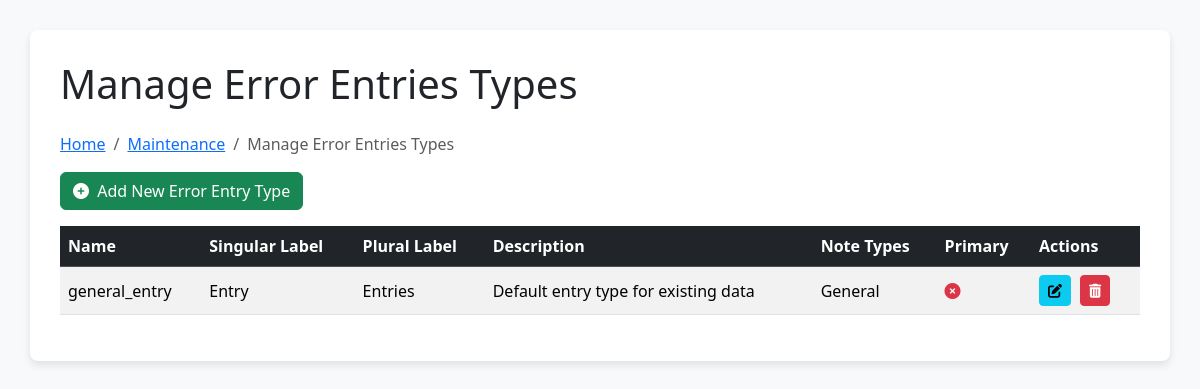
The page /manage_entry_types on the database its author committed.
### tables this page shows
CREATE TABLE EntryType (
            id INTEGER PRIMARY KEY AUTOINCREMENT,
            name TEXT UNIQUE NOT NULL,            -- Internal identifier (e.g., 'batch', 'ingredient')
            singular_label TEXT NOT NULL,         -- User-facing singular (e.g., 'Batch', 'Ingredient')
            plural_label TEXT NOT NULL,           -- User-facing plural (e.g., 'Batches', 'Ingredients')
            description TEXT,
            note_types TEXT DEFAULT 'General',    -- Comma-separated list of allowed note types for this EntryType
            is_primary BOOLEAN NOT NULL DEFAULT 0, -- This line is correct and should remain
            created_at TEXT DEFAULT CURRENT_TIMESTAMP
        );

### app/routes/maintenance_routes.py (the view)
@maintenance_bp.route('/manage_entry_types')
def manage_entry_types_page():
    from ..db import get_system_parameters
    params = get_system_parameters()
    conn = get_db()
    cursor = conn.cursor()
    cursor.execute("SELECT id, name, singular_label, plural_label, description, note_types, is_primary FROM EntryType ORDER BY singular_label")
    entry_types = cursor.fetchall()
    return render_template('manage_entry_types.html',
                           project_name=params.get('project_name'),
                           entry_types=[dict(row) for row in entry_types],
                           entry_singular_label=params.get('entry_singular_label'),
                           entry_plural_label=params.get('entry_plural_label'))

### app/db.py (called while the page is built)
def get_connection():
    db_path = current_app.config['DATABASE_PATH']
    try:
        conn = sqlite3.connect(db_path)
        conn.row_factory = sqlite3.Row # Return rows as dict-like objects
        logger.debug(f"Connected to database: {db_path}")
        return conn
    except sqlite3.Error as e:
        logger.error(f"Error connecting to database at {db_path}: {e}")
        raise

### app/routes/maintenance_routes.py (called while the page is built)
def get_db():
    if 'db' not in g:
        db_path = current_app.config['DATABASE_PATH']
        g.db = sqlite3.connect(db_path)
        g.db.row_factory = sqlite3.Row
    return g.db

### app/templates/manage_entry_types.html (shortened to what this page needs)
<!DOCTYPE html>
<html lang="en">
<head>
    <link href="https://cdn.jsdelivr.net/npm/bootstrap@5.3.3/dist/css/bootstrap.min.css" rel="stylesheet">
    <link rel="stylesheet" href="https://cdnjs.cloudflare.com/ajax/libs/font-awesome/6.0.0-beta3/css/all.min.css">
</head>
<body>
    <div class="container">
        <h1 class="mb-4">Manage {{ entry_plural_label }} Types</h1>
        <nav aria-label="breadcrumb">
            <ol class="breadcrumb">
                <li class="breadcrumb-item"><a href="{{ url_for('main.index') }}">Home</a></li>
                <li class="breadcrumb-item"><a href="{{ url_for('maintenance.maintenance_module_page') }}">Maintenance</a></li>
                <li class="breadcrumb-item active" aria-current="page">Manage {{ entry_plural_label }} Types</li>
            </ol>
        </nav>
        <button id="showAddEntryTypeModalBtn" class="btn btn-success mb-3">
            <i class="fas fa-plus-circle me-1"></i> Add New {{ entry_singular_label }} Type
        </button>
        <div class="table-responsive">
            <table class="table table-hover table-striped">
                <thead class="table-dark">
                    <tr>
                        <th>Name</th>
                        <th>Singular Label</th>
                        <th>Plural Label</th>
                        <th>Description</th>
                        <th>Note Types</th>
                        <th>Primary</th>
                        <th>Actions</th>
                    </tr>
                </thead>
                <tbody id="entryTypesTableBody">
                    {% if entry_types %}
                        {% for type in entry_types %}
                            <tr data-id="{{ type.id }}">
                                <td>{{ type.name }}</td>
                                <td>{{ type.singular_label }}</td>
                                <td>{{ type.plural_label }}</td>
                                <td>{{ type.description | truncate(50) }}</td>
                                <td>{{ type.note_types | truncate(30) }}</td>
                                <td>
                                    {% if type.is_primary %}
                                        <i class="fas fa-check-circle text-success"></i>
                                    {% else %}
                                        <i class="fas fa-times-circle text-danger"></i>
                                    {% endif %}
                                </td>
                                <td class="action-buttons">
                                    <button class="btn btn-sm btn-info edit-entry-type-btn"
                                            data-id="{{ type.id }}"
                                            data-name="{{ type.name }}"
                                            data-singular="{{ type.singular_label }}"
                                            data-plural="{{ type.plural_label }}"
                                            data-description="{{ type.description }}"
                                            data-note-types="{{ type.note_types }}"
                                            data-is-primary="{{ type.is_primary }}">
                                        <i class="fas fa-edit"></i>
                                    </button>
                                    <button class="btn btn-sm btn-danger delete-entry-type-btn" data-id="{{ type.id }}">
                                        <i class="fas fa-trash-alt"></i>
                                    </button>
                                </td>
                            </tr>
                        {% endfor %}
                    {% else %}
                        <tr>
                            <td colspan="7" class="text-center text-muted">No entry types defined yet.</td>
                        </tr>
                    {% endif %}
                </tbody>
            </table>
        </div>
    </div>
</body>
</html>

### app/templates/manage_entry_types.html (style rules this page uses)
body { background-color: #f8f9fa; }
.container { margin-top: 30px; background-color: #ffffff; padding: 30px; border-radius: 8px; box-shadow: 0 4px 8px rgba(0,0,0,0.1); margin-bottom: 30px; }
.table th, .table td { vertical-align: middle; }
.action-buttons button { margin-right: 5px; }

### rows shown on the page
EntryType: name "general_entry", singular_label "Entry", plural_label "Entries", description "Default entry type for existing data", note_types "General", is_primary False (drawn)

### other values the page prints
{{ entry_plural_label }} "Error Entries"
{{ entry_singular_label }} "Error Entry"
